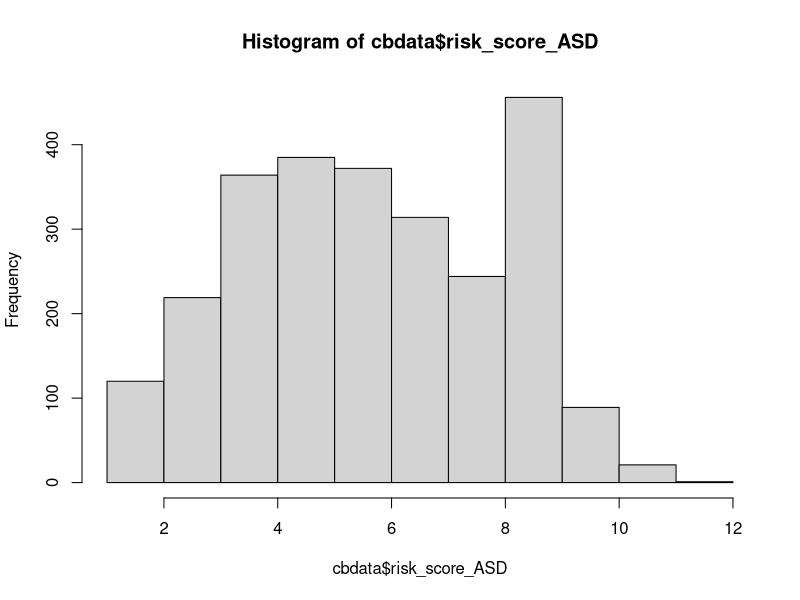
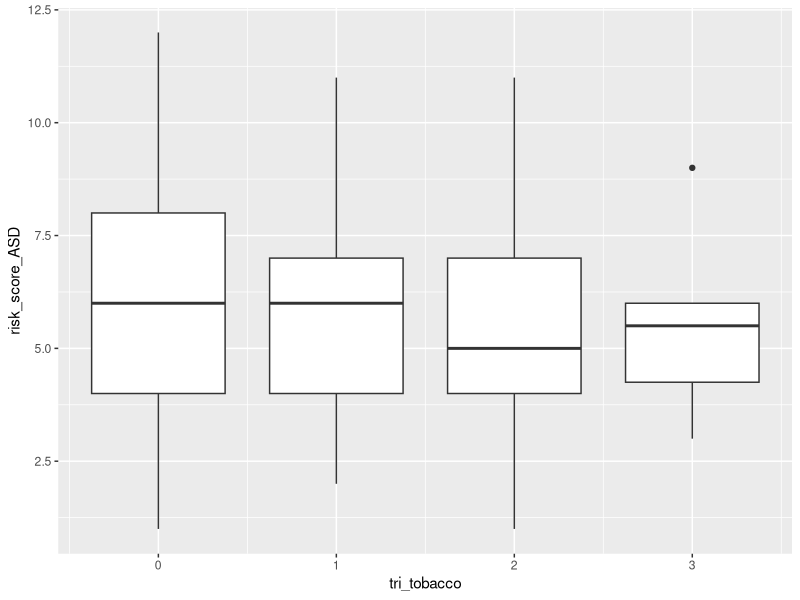
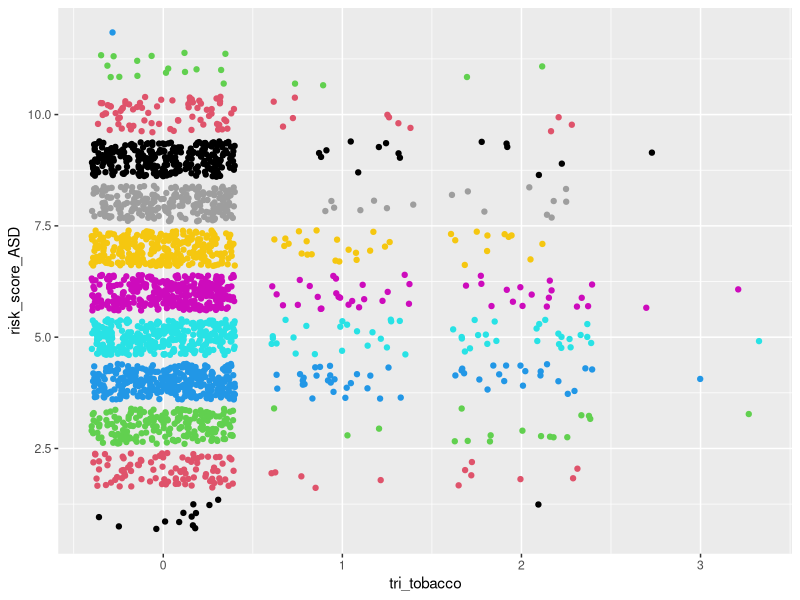
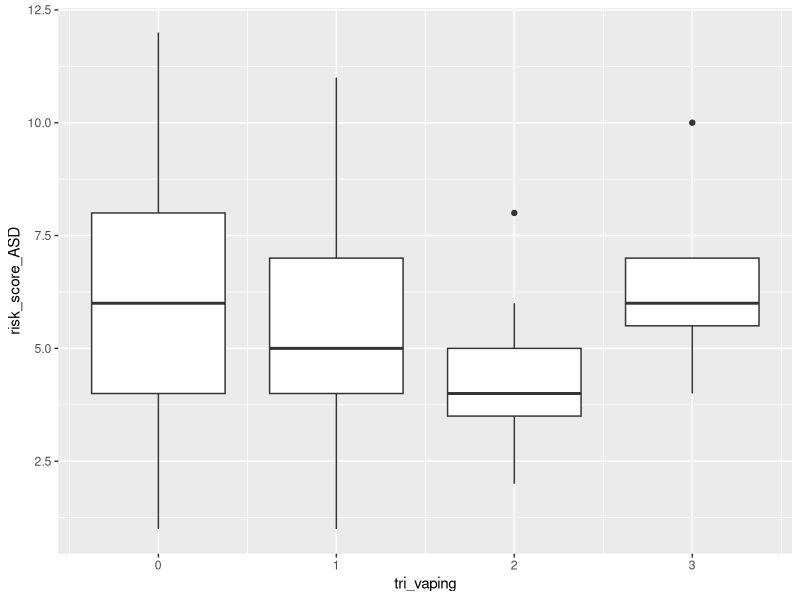
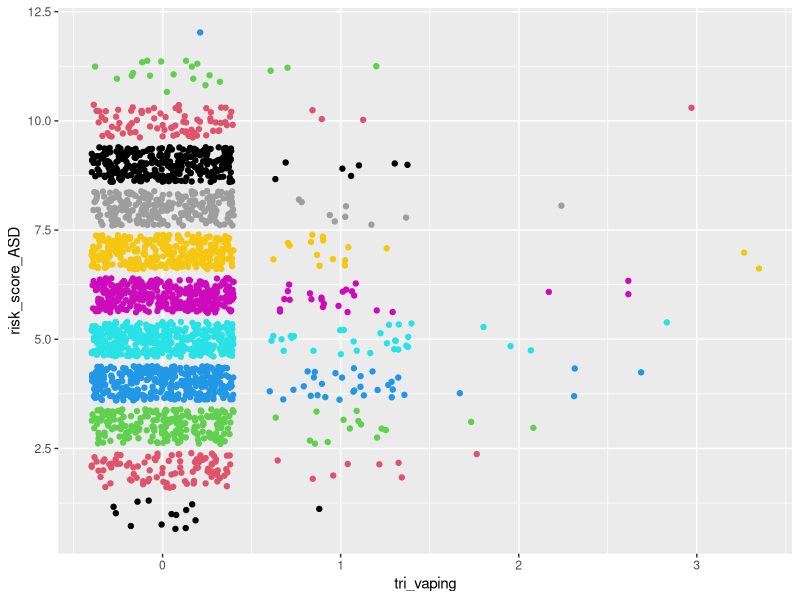
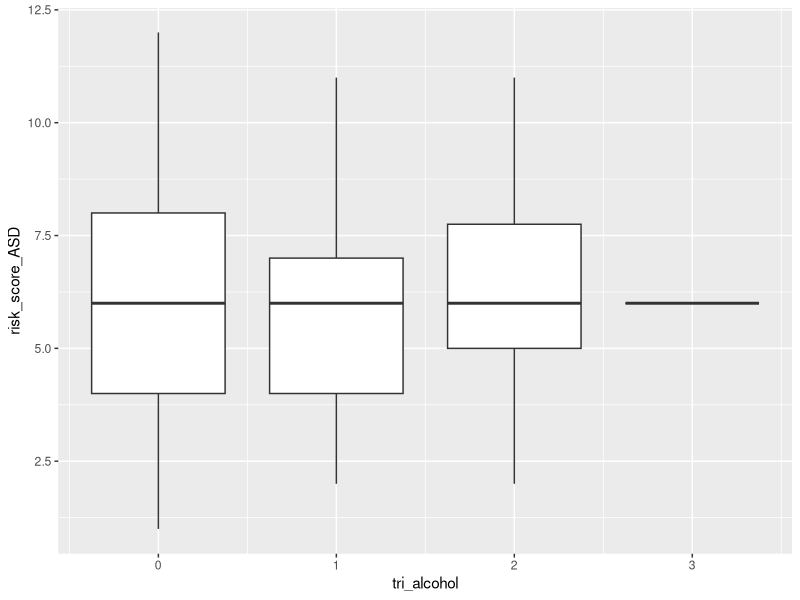
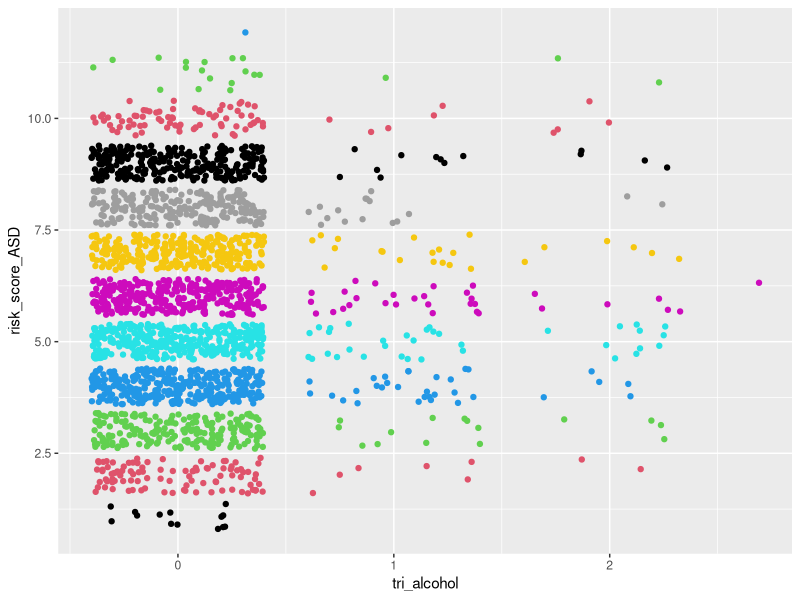
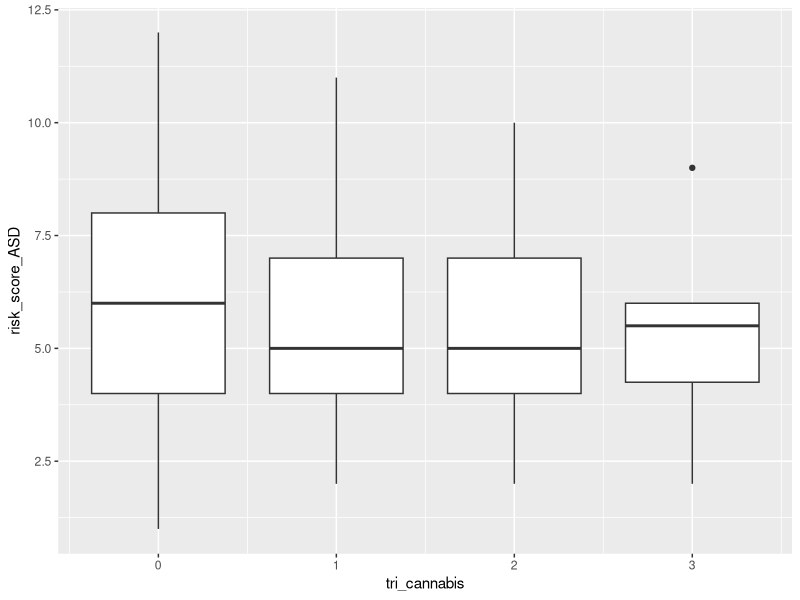

R code for these plots, in order:
## ---- chunk 1
#load packages
library(readr)
library(dplyr)
library(stringr)
## ---- chunk 2
#load data
cbdata <- read_csv("ChatterBabyData.csv")
## ---- chunk 3
mean(cbdata$risk_score_ASD)
var(cbdata$risk_score_ASD)
hist(cbdata$risk_score_ASD)
## ---- chunk 4
which(colnames(cbdata) == "mat_dep"):which(colnames(cbdata) == "momfever")
cbdata[,c(126:133)][is.na(cbdata[,c(126:133)])] <- 0

cbdata$art[is.na(cbdata$art)] <- 0 
cbdata$asd_genetic[is.na(cbdata$asd_genetic)] <- 0 

#fix some NA's in totalpregnancies by setting to number of live births
cbdata$totalpregnancies[which(is.na(cbdata$totalpregnancies) == TRUE & is.na(cbdata$momlivebirths) == FALSE)] <- 
cbdata$momlivebirths[which(is.na(cbdata$totalpregnancies) == TRUE & is.na(cbdata$momlivebirths) == FALSE)]

#fix some NA's in totalpregnancies by setting to 1 if no siblings and not adopted
cbdata$totalpregnancies[which(is.na(cbdata$totalpregnancies) == TRUE & cbdata$birthordertotal == 0 & cbdata$adoption == 0)] <- 1

# set live births to number of total pregnancies 
# if number of total pregnancies = number of total siblings + 1(baby)
# so as to not include miscarriages
cbdata$momlivebirths[which((is.na(cbdata$momlivebirths) == TRUE) &
                           (cbdata$totalpregnancies == (cbdata$birthordertotal + 1)))] <-
  cbdata$totalpregnancies[which((is.na(cbdata$momlivebirths) == TRUE) & 
                                (cbdata$totalpregnancies == (cbdata$birthordertotal + 1)))]

# set live births to number of total pregnancies 
# if number of total pregnancies = number of full siblings + 1(baby) 
# so as to not include miscarriages (where birthordertotal = 0 because of NA in olderhalfsiblings)
cbdata$momlivebirths[which((is.na(cbdata$momlivebirths) == TRUE) &
                           (cbdata$totalpregnancies == (cbdata$numberfullsiblings + 1)))] <-
  cbdata$totalpregnancies[which((is.na(cbdata$momlivebirths) == TRUE) & 
                                (cbdata$totalpregnancies == (cbdata$numberfullsiblings + 1)))]

# set live births to number of full siblings + 1
# if number of total pregnancies > number of full siblings and 
# number of older half siblings = 0 so as to not include children only from father and miscarriages
cbdata$momlivebirths[which((is.na(cbdata$momlivebirths) == TRUE) & 
                           (cbdata$totalpregnancies > cbdata$numberfullsiblings) &
                           cbdata$olderhalfsiblings == 0 )] <-
  cbdata$numberfullsiblings[which((is.na(cbdata$momlivebirths) == TRUE) & 
                                  (cbdata$totalpregnancies > cbdata$numberfullsiblings) &
                                  cbdata$olderhalfsiblings == 0 )] + 1
## ---- chunk 5
# classify as post partum psychosis
cbdata <- cbdata %>% mutate(maternalpregnancyproblems___20 = replace(maternalpregnancyproblems___20, maternalpregnancyproblems_other == "post partum anxiety" | maternalpregnancyproblems_other == "Post partum anxiety" | maternalpregnancyproblems_other == "Post-partum anxiety" | maternalpregnancyproblems_other == "Postpartum hemorrhaging" | maternalpregnancyproblems_other == "Perinatal anxiety",1))
cbdata <- cbdata %>% mutate(maternalpregnancyproblems_other = replace(maternalpregnancyproblems_other, maternalpregnancyproblems_other == "post partum anxiety" | maternalpregnancyproblems_other == "Post partum anxiety" | maternalpregnancyproblems_other == "Post-partum anxiety" | maternalpregnancyproblems_other == "Postpartum hemorrhaging" | maternalpregnancyproblems_other == "Perinatal anxiety", NA ))

# classify as Chorioamnionitis 
cbdata <- cbdata %>% mutate(maternalpregnancyproblems___21 = replace(maternalpregnancyproblems___21, maternalpregnancyproblems_other == "Chorioamnionitis", 1))
cbdata <- cbdata %>% mutate(maternalpregnancyproblems_other = replace(maternalpregnancyproblems_other, maternalpregnancyproblems_other == "Chorioamnionitis", NA))

# classify as bleeding
cbdata <- cbdata %>% mutate(maternalpregnancyproblems___14 = replace(maternalpregnancyproblems___14, maternalpregnancyproblems_other == "Unusual pain in the abdomen, stress, miscarriage probability, bleeding.", 1))
cbdata <- cbdata %>% mutate(maternalpregnancyproblems_other = replace(maternalpregnancyproblems_other, maternalpregnancyproblems_other == "Unusual pain in the abdomen, stress, miscarriage probability, bleeding.", NA))

# classify as preterm labor
cbdata <- cbdata %>% mutate(maternalpregnancyproblems___11 = replace(maternalpregnancyproblems___11, maternalpregnancyproblems_other == "Early contractions with diction starting at 30 weeks. I received steroid shot to develop baby's lungs faster.", 1))
cbdata <- cbdata %>% mutate(maternalpregnancyproblems_other = replace(maternalpregnancyproblems_other, maternalpregnancyproblems_other == "Early contractions with diction starting at 30 weeks. I received steroid shot to develop baby's lungs faster.", NA))

# classify as History of recurrent miscarriage/ recurrent pregnancy loss 
cbdata <- cbdata %>% mutate(maternalpregnancyproblems___10 = replace(maternalpregnancyproblems___10, maternalpregnancyproblems_other == "Prior full term stillbirth; had double nuchal cord resulting in emergent csection at 36 weeks", 1))
cbdata <- cbdata %>% mutate(maternalpregnancyproblems_other = replace(maternalpregnancyproblems_other, maternalpregnancyproblems_other == "Prior full term stillbirth; had double nuchal cord resulting in emergent csection at 36 weeks", NA))

# classify as hypertension
cbdata <- cbdata %>% mutate(maternalpregnancyproblems___9 = replace(maternalpregnancyproblems___9, maternalpregnancyproblems_other == "Protein in urine day of induction and hypertension only at 38 weeks" | maternalpregnancyproblems_other == "Mild hypertension at 37 weeks", 1))
cbdata <- cbdata %>% mutate(maternalpregnancyproblems_other = replace(maternalpregnancyproblems_other, maternalpregnancyproblems_other == "Protein in urine day of induction and hypertension only at 38 weeks"| maternalpregnancyproblems_other == "Mild hypertension at 37 weeks", 1))

# classify as 13, Placental abruption
cbdata <- cbdata %>% mutate(maternalpregnancyproblems___13 = replace(maternalpregnancyproblems___13, maternalpregnancyproblems_other == "Calcified placenta" | maternalpregnancyproblems_other == "Placenta calcification" | maternalpregnancyproblems_other == "Placenta hematoma" | maternalpregnancyproblems_other == "placental aging" | maternalpregnancyproblems_other == "Underperfusion placenta" , 1))
cbdata <- cbdata %>% mutate(maternalpregnancyproblems_other = replace(maternalpregnancyproblems_other, maternalpregnancyproblems_other == "Calcified placenta" | maternalpregnancyproblems_other == "Placenta calcification" | maternalpregnancyproblems_other == "Placenta hematoma" | maternalpregnancyproblems_other == "placental aging"| maternalpregnancyproblems_other == "Underperfusion placenta", NA))

# Get rid of the column 
cbdata$maternalpregnancyproblems_other <- NULL
## ---- chunk 6
# Convert all Mom Trauma NA's to 0: 
cbdata$mom_trauma[is.na(cbdata$mom_trauma)] <- 0 
## ---- chunk 7
# Getting rid of column
cbdata$mat_mental_health_other = NULL
# Cleaning that can be put into other columns
cbdata[c(216, 520, 598, 1089),115] = 1
cbdata[240,83] = 1
cbdata[499,85] = 1
cbdata[c(1683, 2245), 111] = 1

# Multiple entries for one person
cbdata[912, c(227, 232)] = 1
cbdata[915, c(228, 231, 232)] = 1
cbdata[1667, c(112, 231)] = 1
cbdata[2579, c(112, 113, 230, 231)] = 1
cbdata[c(76, 2501), c(111, 112)] = 1
## ---- chunk 8
cbdata <- cbdata %>% mutate(mathealth_count = matmentalhealth___1 + matmentalhealth___2 + matmentalhealth___3 + matmentalhealth___4 + matmentalhealth___5 + matmentalhealth___6 + matmentalhealth___7)
## ---- chunk 9
# Cutting off Baby Age at 5 years old
cbdata$babyage = ifelse(cbdata$babyage <= 1825, cbdata$babyage, NA)
## ---- chunk 10
predata <- cbdata %>% select(babyage, momsdeliveryage, momsedu, sex, art, artmethod___1,
                          artmethod___7, artmethod___6, artmethod___2, artmethod___3,
                          artmethod___4, artmethod___5, mom_trauma,
                          maternalpregnancyproblems___1, maternalpregnancyproblems___2,
                          maternalpregnancyproblems___3, maternalpregnancyproblems___15,
                          maternalpregnancyproblems___21, maternalpregnancyproblems___16,
                          maternalpregnancyproblems___4, maternalpregnancyproblems___5,
                          maternalpregnancyproblems___6, maternalpregnancyproblems___7,
                          maternalpregnancyproblems___8, maternalpregnancyproblems___9,
                          maternalpregnancyproblems___10, maternalpregnancyproblems___11,
                          maternalpregnancyproblems___12, maternalpregnancyproblems___13,
                          maternalpregnancyproblems___14, maternalpregnancyproblems___17,
                          maternalpregnancyproblems___19, maternalpregnancyproblems___20,
                          maternalpregnancyproblems___18,
                          matmentalhealth___1, matmentalhealth___2, matmentalhealth___3,
                          matmentalhealth___4, matmentalhealth___5, matmentalhealth___6,
                          matmentalhealth___7, mat_dep, mat_anx,
                          mat_ocd, mat_bp, mat_adhd, mat_pssd, mathealth_count, momfever, whenfever___1,
                          whenfever___2, whenfever___3, tobacco_pregnancy_when___1,
                          tobacco_pregnancy_when___2, tobacco_pregnancy_when___3,
                          vaping_pregnancy___1, vaping_pregnancy___2, vaping_pregnancy___3,
                          alcohol_pregnancy_when___1, alcohol_pregnancy_when___2,
                          alcohol_pregnancy_when___3, cannabis_pregnancy_when___1,
                          cannabis_pregnancy_when___2, cannabis_pregnancy_when___3,
                          stimulants_pregnancy_when___1, stimulants_pregnancy_when___2,
                          stimulants_pregnancy_when___3, opioids_pregnancy_when___1,
                          opioids_pregnancy_when___2, opioids_pregnancy_when___3,
                          psychoactive_pregnancy___1, psychoactive_pregnancy___2,
                          psychoactive_pregnancy___3, delivery, momlivebirths,
                          totalpregnancies, maternalproblems1, asd1, deaf1, ddfamily1,
                          szbpfamily1, risk_score_ASD)
## ---- chunk 11
# filter out age and live births outliers
predata <- predata %>% filter(momlivebirths != 10 & momsdeliveryage != 12 | momlivebirths != 10 & momsdeliveryage != 18)
summary(predata)
## ---- chunk 12
# resulting columns are total number of trimesters drug was used
predata$tri_tobacco = rowSums(predata[,52:54])
predata$tri_vaping = rowSums(predata[,55:57])
predata$tri_alcohol = rowSums(predata[,58:60])
predata$tri_cannabis = rowSums(predata[,61:63])
predata$tri_stimulants = rowSums(predata[,64:66])
predata$tri_opioids = rowSums(predata[,67:69])
predata$tri_psychoactives = rowSums(predata[,70:72])

# getting rid of "when drug" columns
predata[,52:72] = NULL
## ---- chunk 13
predata$mat_adhd <- ifelse(predata$mat_adhd==3, 0, predata$mat_adhd)
predata$mat_dep <- ifelse(predata$mat_dep==3, 0, predata$mat_dep)
predata$mat_anx <- ifelse(predata$mat_anx==3, 0, predata$mat_anx)
predata$mat_ocd <- ifelse(predata$mat_ocd==3, 0, predata$mat_ocd)
predata$mat_bp <- ifelse(predata$mat_bp==3, 0, predata$mat_bp)
predata$mat_pssd <- ifelse(predata$mat_pssd==3, 0, predata$mat_pssd)
## ---- chunk 14
# Convert mat_variable rows to show that mental health problem occurs before or during pregnancy

predata$mat_adhd <- ifelse(predata$mat_adhd==2, 1, predata$mat_adhd)
predata$mat_dep <- ifelse(predata$mat_dep==2, 1, predata$mat_dep)
predata$mat_anx <- ifelse(predata$mat_anx==2, 1, predata$mat_anx)
predata$mat_ocd <- ifelse(predata$mat_ocd==2, 1, predata$mat_ocd)
predata$mat_bp <- ifelse(predata$mat_bp==2, 1, predata$mat_bp)
predata$mat_pssd <- ifelse(predata$mat_pssd==2, 1, predata$mat_pssd)
## ---- chunk 15
library(ggplot2)

ggplot(predata, aes(x = tri_tobacco, y = risk_score_ASD, group = tri_tobacco)) + geom_boxplot()
ggplot(predata, aes(x = tri_tobacco, y = risk_score_ASD)) + geom_jitter(color = predata$risk_score_ASD)

ggplot(predata, aes(x = tri_vaping, y = risk_score_ASD, group = tri_vaping)) + geom_boxplot()
ggplot(predata, aes(x = tri_vaping, y = risk_score_ASD)) + geom_jitter(color = predata$risk_score_ASD)

ggplot(predata, aes(x = tri_alcohol, y = risk_score_ASD, group = tri_alcohol)) + geom_boxplot()
ggplot(predata, aes(x = tri_alcohol, y = risk_score_ASD)) + geom_jitter(color = predata$risk_score_ASD)

ggplot(predata, aes(x = tri_cannabis, y = risk_score_ASD, group = tri_cannabis)) + geom_boxplot()
ggplot(predata, aes(x = tri_cannabis, y = risk_score_ASD)) + geom_jitter(color = predata$risk_score_ASD)

ggplot(predata, aes(x = tri_stimulants, y = risk_score_ASD, group = tri_stimulants)) + geom_boxplot()
ggplot(predata, aes(x = tri_stimulants, y = risk_score_ASD)) + geom_jitter(color = predata$risk_score_ASD)

ggplot(predata, aes(x = tri_opioids, y = risk_score_ASD, group = tri_opioids)) + geom_boxplot()
ggplot(predata, aes(x = tri_opioids, y = risk_score_ASD)) + geom_jitter(color = predata$risk_score_ASD)

ggplot(predata, aes(x = tri_psychoactives, y = risk_score_ASD, group = tri_psychoactives)) + geom_boxplot()
ggplot(predata, aes(x = tri_psychoactives, y = risk_score_ASD)) + geom_jitter(color = predata$risk_score_ASD)
## ---- chunk 16
library(corrplot)

var1 <- c("matmentalhealth___1", "matmentalhealth___2", "matmentalhealth___3", "matmentalhealth___4", "matmentalhealth___5", "matmentalhealth___6")
predata1 <- predata[ ,var1]
corrmat <- round(cor(predata1), 4)
corrplot(corrmat)
## ---- chunk 17

maledata <- predata %>% filter(sex == 1)
m10 <- glm(risk_score_ASD ~ maternalproblems1 + maternalpregnancyproblems___15 + maternalpregnancyproblems___19 +  matmentalhealth___2 + asd1 + mat_pssd, data = maledata, family = "poisson")
summary(m10) # matmentalhealth___2 , maternalpregnancyproblems___19 

femaledata <- predata %>% filter(sex == 0)
m11 <- glm(risk_score_ASD ~ maternalproblems1 + maternalpregnancyproblems___15 + maternalpregnancyproblems___19 +  matmentalhealth___2 + asd1 + mat_pssd, data = femaledata, family = "poisson")
summary(m11) # maternalproblems1, matmentalhealth___2

## ---- chunk 18
predata <- predata %>% mutate(babymortality = totalpregnancies-momlivebirths)
## ---- chunk 19
library(randomForest)

drops <- c("maternalpregnancyproblems___19", "maternalpregnancyproblems___20", "matmentalhealth___1", "matmentalhealth___2", "matmentalhealth___3","matmentalhealth___4", "matmentalhealth___5", "matmentalhealth___6", "matmentalhealth___7", "mat_dep", "mat_anx", "mat_ocd", "mat_bp","mat_adhd","mat_pssd","maternalproblems1","art","momlivebirths","totalpregnancies")
predata1 <- na.omit(predata[ , !(names(predata) %in% drops)])



set.seed(12345)
train <- sample(1:nrow(predata1), nrow(predata)*.7)
train.pre <- predata1[train,]
test.pre <- predata1[-train,]

rf.pre <- randomForest(risk_score_ASD~.,data=train.pre,mtry=16,importance=TRUE,ntrees=1000)
importance(rf.pre)
varImpPlot(rf.pre)

pred <- predict(rf.pre,test.pre,type="response")
table(round(pred,0),test.pre$risk_score_ASD)
mean(round(pred,0)!=test.pre$risk_score_ASD) # test error rate
